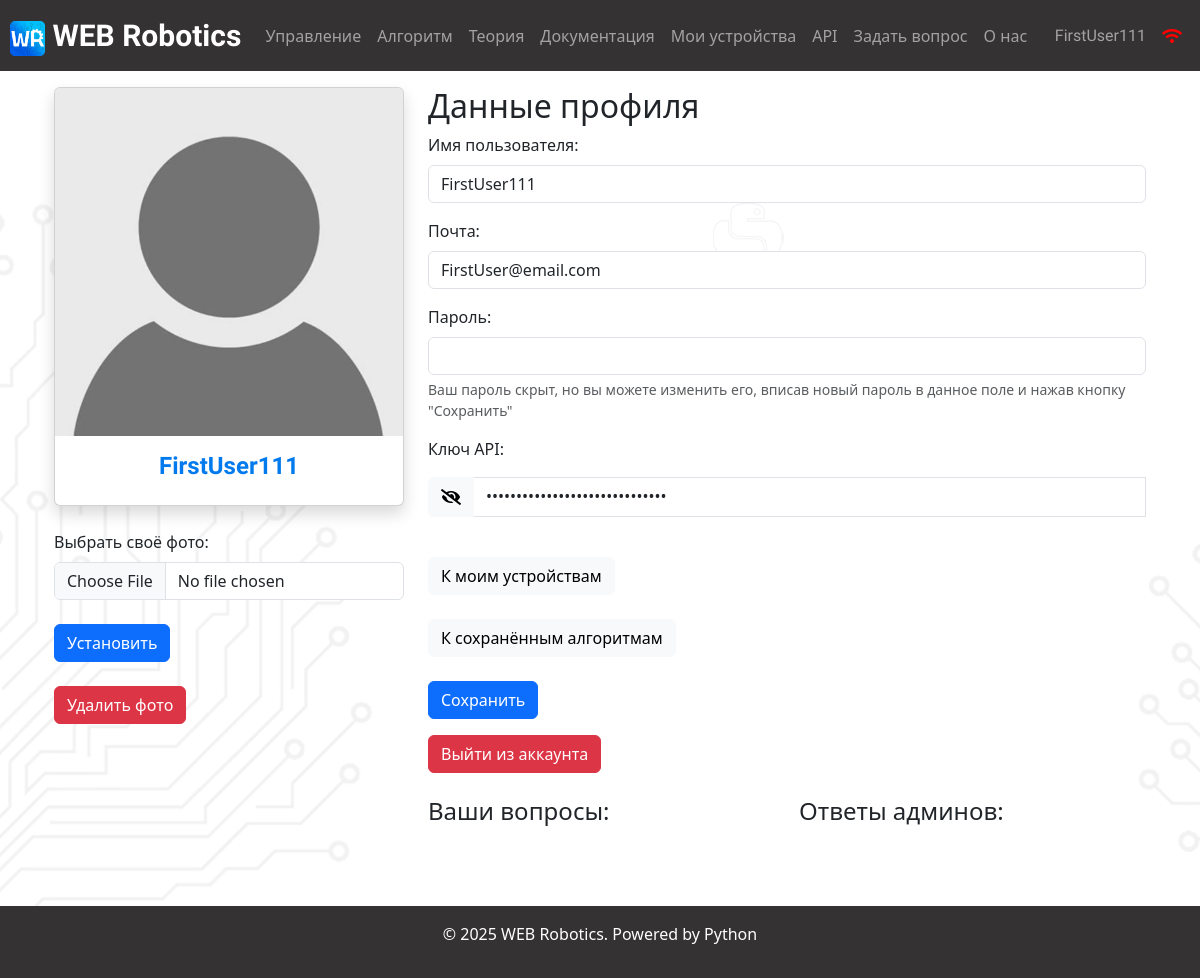
/account (signed in), run on the app's committed database.
### data/users.py (models this page shows, shortened)
class User(SqlAlchemyBase, UserMixin, SerializerMixin):
    __tablename__ = 'users'
    id = sqlalchemy.Column(sqlalchemy.Integer,
                           primary_key=True, autoincrement=True)
    name = sqlalchemy.Column(sqlalchemy.String, nullable=True)
    email = sqlalchemy.Column(sqlalchemy.String,
                              index=True, unique=True, nullable=True)
    hashed_password = sqlalchemy.Column(sqlalchemy.String, nullable=True)
    api_key = sqlalchemy.Column(sqlalchemy.String, nullable=False)
    hashed_api_key = sqlalchemy.Column(sqlalchemy.String, nullable=False)
    src_avatar = sqlalchemy.Column(sqlalchemy.String, nullable=False, default=DEFAULT_PROFILE_PHOTO)
    warning_message_when_connecting_to_esp = sqlalchemy.Column(sqlalchemy.String, nullable=False, default="true")
    saved_algorithms = orm.relationship("Saved_algorithm", back_populates='user')
    devices = orm.relationship("Devices", back_populates='user')
    questions = orm.relationship("Question", back_populates='user')
    answers = orm.relationship("Answer", back_populates="user")

### main.py (the view, shortened to what this page needs)
@app.route('/account', methods=['GET', 'POST'])
def account():
    form = ProfileEditingForm()
    db_sess = db_session.create_session()
    questions = []
    answers = []
    if request.method == "GET":
        users = db_sess.query(User).filter(User.id == current_user.id).first()
        if users:
            form.name.data = users.name
            form.email.data = users.email
            form.password.data = ""
        db_answer = db_sess.query(Question).filter(Question.user_id == users.id)
        for q in db_answer:
            questions.append(q)
        for i in questions:
            answer = db_sess.query(Answer).filter(Answer.question_id == i.id).first()
            if answer is not None:
                answers.append(answer)
    return render_template('account.html', form=form, questions=questions,
                           answers=answers, message="", input_src=current_user.src_avatar, api_key=current_user.api_key)

### forms/authorization.py
class ProfileEditingForm(FlaskForm):
    name = StringField('Имя пользователя:', validators=[DataRequired()])
    email = EmailField('Почта:', validators=[DataRequired()])
    password = PasswordField('Пароль:')
    submit = SubmitField('Сохранить')

### data/db_session.py (called while the page is built)
def create_session() -> Session:
    global __factory
    return __factory()

### main.py (called while the page is built)
@login_manager.user_loader
def load_user(user_id):
    db_sess = db_session.create_session()
    return db_sess.query(User).get(user_id)

### templates/account.html (shortened to what this page needs)
{% extends "base.html" %}
{% block content %}
<div class="container">
    <div class="row">
        <div class="col-md-auto">
            <div class="card mb-4 shadow" style="width: 350px">
                <img src="{{input_src}}" class="card-img-top" alt="">
                <div class="card-body">
                    <h4 style="text-align: center; font-family: Tektur, sans-serif;
  font-optical-sizing: auto;
  font-weight: 600;
  font-style: normal;
  color: #017aee">
                        {{ current_user.name }}
                    </h4>
                </div>
            </div>
            <div>
                <form method="post" enctype="multipart/form-data">
                    <div>
	                    <label for="photo" class="form-label" style="font-weight: 500"> Выбрать своё фото: </label>
                        <input class="form-control" type="file" accept=".jpg" id="photo" name="profile_photo">
                    </div>
                    <br>
                    <button type="submit" class="btn btn-primary"> Установить </button>
                </form>
                <br>
                <a href="/delete_photo" class="btn btn-danger"> Удалить фото </a>
            </div>
        </div>
        <div class="col">
            <h2> Данные профиля </h2>
            <form action="" method="post">
                <div class="mb-3">
                    {{ form.name.label(class="form-label") }}
                    {{ form.name(class="form-control") }}
                </div>
                <div class="mb-3">
                    {{ form.email.label(class="form-label") }}
                    {{ form.email(class="form-control", type="email") }}
                </div>
                <div class="mb-3">
                    {{ form.password.label(class="form-label") }}
                    {{ form.password(class="form-control", type="password") }}
                    <div id="passwordHelpBlock" class="form-text">
                        Ваш пароль скрыт, но вы можете изменить его, вписав новый пароль в данное поле и нажав кнопку "Сохранить"
                    </div>
                </div>
                <div class="mb-3">
                    <p> Ключ API: </p>
                    <div class="input-group">
                        <button class="btn btn-light" type="button" id="SeeApiKeyButton" onclick="change_api_key_showing_mode()">
                            <i class="fa fa-eye" aria-hidden="true" id="is_api_key_showing_icon"></i>
                        </button>
                        <textarea readonly id="api_key" class="form-control"
                                  style="resize: none; height: 40px;"
                                  data-apikey="{{api_key}}">{{api_key}}</textarea>
                    </div>
                </div>
                <br>
                <a href="/devices" class="btn btn-light"> К моим устройствам </a>
                <br>
                <br>
                <a href="/saved_algorithms" class="btn btn-light"> К сохранённым алгоритмам </a>
                <br>
                <br>
                <div class="mb-3">
                    {{ form.submit(class="btn btn-primary") }}
                </div>
            </form>
            <a href="/logout" class="btn btn-danger"> Выйти из аккаунта </a>
            <br>
            <br>
            <div class="row">
                <div class = "col">
                    <h4> Ваши вопросы: </h4>
                </div>
                <div class = "col">
                    <h4> Ответы админов: </h4>
                </div>
            </div>
        </div>
    </div>
</div>
{% for i in range(3) %}
    <br>
{% endfor %}
{% endblock %}

### templates/base.html (shortened to what this page needs)
<!DOCTYPE html>
<html lang="en">
<head>
    <link rel="stylesheet" href="https://cdnjs.cloudflare.com/ajax/libs/font-awesome/5.15.4/css/all.min.css">
    <link href="https://cdn.jsdelivr.net/npm/bootstrap@5.3.0-alpha1/dist/css/bootstrap.min.css" rel="stylesheet">
    <link rel="stylesheet" href="https://cdnjs.cloudflare.com/ajax/libs/codemirror/5.65.12/codemirror.min.css">
</head>
<body background="{{url_for('static', filename='img/background_1.png')}}" style="background-position:-20px 20px; position: relative;">
<header>
    <nav class="navbar navbar-expand-lg sticky-top navbar-dark"
         style="background-color: #343232; padding-left: 10px; padding-right: 10px;">
        <a class="navbar-brand" href="/main"
           style="font-size: 30px; font-family: Tektur, sans-serif; font-optical-sizing: auto; font-weight: 900; font-style: normal; font-variation-settings: wdth 100;">
            <img src="{{url_for('static', filename='img/WEB_Robotics_logo.png')}}" alt="" width="35" height="35"
                 class="d-inline-block align-text-centre">
            WEB Robotics
        </a>
        <div class="collapse navbar-collapse" id="navbarNav_upper">
            <ul class="navbar-nav mr-auto">
                <li class="nav-item">
                    <a class="nav-link" href="/control">Управление <span class="sr-only">(current)</span></a>
                </li>
                <li class="nav-item">
                    <a class="nav-link" href="/algorithm">Алгоритм</a>
                </li>
                <li class="nav-item">
                    <a class="nav-link" href="/theory">Теория</a>
                </li>
                <li class="nav-item">
                    <a class="nav-link" href="/documentation">Документация</a>
                </li>
                <li class="nav-item">
                    <a class="nav-link" href="/devices">Мои устройства</a>
                </li>
                <li class="nav-item">
                    <a class="nav-link" href="/api"> API</a>
                </li>
                <li class="nav-item">
                    <a class="nav-link" href="/questions">Задать вопрос</a>
                </li>
                <li class="nav-item">
                    <a class="nav-link" href="/about">О нас</a>
                </li>
            </ul>
            <ul class="navbar-nav ms-auto">
                {% if current_user.is_authenticated %}
                <li class="nav-item">
                    {% set lnk = "/account" %}
                    {% if current_user.name == "Admin" %}
                        {% set lnk = "/admin_account" %}
                    {% endif %}
                    <a class="nav-link" href={{lnk}} style="font-family: Tektur,
                    sans-serif; font-optical-sizing: auto; font-weight: 20;
                    font-style: normal; font-variation-settings: wdth 100;">
                        {{current_user.name}}
                    </a>
                </li>
                <li class="nav-item">
                    {% if current_user.is_connected_to_esp %}
                        <a class="nav-link" href='/devices'>
                            <i class="fa fa-wifi" aria-hidden="true" style="color: #22cf22"></i>
                        </a>
                    {% else %}
                        <a class="nav-link" href='/devices'>
                            <i class="fa fa-wifi" aria-hidden="true" style="color: #ff0000"></i>
                        </a>
                    {% endif %}
                </li>
                {% else %}
                <li class="nav-item">
                    <a class="nav-link" href="/login"><i class="fas fa-2x fa-user"></i></a>
                </li>
                {% endif %}
            </ul>
        </div>
    </nav>
    <p>
    <main role="main" class="container">
        {% block content %}{% endblock %}
    </main>
    <div class='wrapper'>
    <footer class="text-white text-center py-3" style="background-color: #343232;">
    <p>© 2025 WEB Robotics. Powered by Python </p>
    </footer>
    </div>
</header>
</body>
</html>

### data on the page
User: name "FirstUser111", src_avatar (picture), email "FirstUser@email.com", api_key "••••••••••••••••••••••••••••••"
